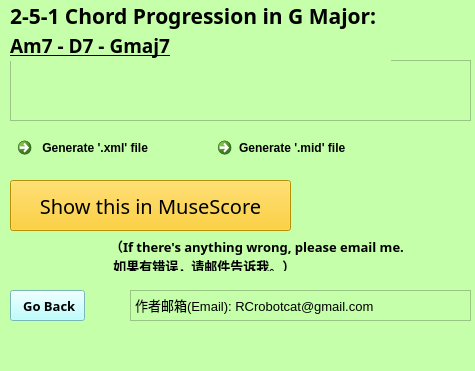
<?xml version="1.0" encoding="UTF-8"?>
<ui version="4.0">
 <class>gMaj</class>
 <widget class="QMainWindow" name="gMaj">
  <property name="geometry">
   <rect>
    <x>0</x>
    <y>0</y>
    <width>475</width>
    <height>371</height>
   </rect>
  </property>
  <property name="windowTitle">
   <string>MainWindow</string>
  </property>
  <property name="styleSheet">
   <string notr="true">background-color: rgb(197, 255, 170)</string>
  </property>
  <widget class="QWidget" name="centralwidget">
   <widget class="QListView" name="listView">
    <property name="geometry">
     <rect>
      <x>10</x>
      <y>60</y>
      <width>461</width>
      <height>61</height>
     </rect>
    </property>
    <property name="styleSheet">
     <string notr="true">border-image: url(:/Gmajor.png);</string>
    </property>
   </widget>
   <widget class="QPushButton" name="BackButton">
    <property name="geometry">
     <rect>
      <x>10</x>
      <y>290</y>
      <width>75</width>
      <height>31</height>
     </rect>
    </property>
    <property name="font">
     <font>
      <family>Microsoft JhengHei</family>
      <pointsize>10</pointsize>
      <bold>true</bold>
     </font>
    </property>
    <property name="styleSheet">
     <string notr="true">QPushButton
{
    /*背景颜色*/  
    background-color: rgb(170, 255, 255);   
    color:black;
      
}
QPushButton:pressed
{
    
    /*按下时字向右移动4像素*/  
    padding-left:4px;
    /*按下时字向下移动4像素*/  
    padding-top:4px;
}</string>
    </property>
    <property name="text">
     <string> Go Back</string>
    </property>
   </widget>
   <widget class="QLabel" name="major_keys">
    <property name="geometry">
     <rect>
      <x>10</x>
      <y>0</y>
      <width>381</width>
      <height>31</height>
     </rect>
    </property>
    <property name="font">
     <font>
      <family>Baskerville Old Face</family>
      <pointsize>16</pointsize>
      <italic>false</italic>
      <bold>true</bold>
      <underline>false</underline>
     </font>
    </property>
    <property name="text">
     <string>2-5-1 Chord Progression in G Major: </string>
    </property>
   </widget>
   <widget class="QLabel" name="major_keys_2">
    <property name="geometry">
     <rect>
      <x>10</x>
      <y>30</y>
      <width>381</width>
      <height>31</height>
     </rect>
    </property>
    <property name="font">
     <font>
      <family>Ink Free</family>
      <pointsize>14</pointsize>
      <italic>false</italic>
      <bold>true</bold>
      <underline>true</underline>
     </font>
    </property>
    <property name="text">
     <string>Am7 - D7 - Gmaj7</string>
    </property>
   </widget>
   <widget class="QCommandLinkButton" name="generate_mid">
    <property name="geometry">
     <rect>
      <x>210</x>
      <y>130</y>
      <width>181</width>
      <height>41</height>
     </rect>
    </property>
    <property name="styleSheet">
     <string notr="true">QCommandLinkButton
{
    /*背景颜色*/  
    background-color: rgb(211, 207, 255);   
    color:black;
      
}
QCommandLinkButton:pressed
{
    
    /*按下时字向右移动4像素*/  
    padding-left:4px;
    /*按下时字向下移动4像素*/  
    padding-top:4px;
}</string>
    </property>
    <property name="text">
     <string>Generate '.mid' file</string>
    </property>
   </widget>
   <widget class="QPushButton" name="showInMuseScore">
    <property name="geometry">
     <rect>
      <x>10</x>
      <y>180</y>
      <width>281</width>
      <height>51</height>
     </rect>
    </property>
    <property name="font">
     <font>
      <family>Eras Bold ITC</family>
      <pointsize>15</pointsize>
     </font>
    </property>
    <property name="styleSheet">
     <string notr="true">QPushButton
{
    /*背景颜色*/  
    background-color: rgb(255, 201, 6);   
    color:black;
      
}
QPushButton:pressed
{
    
    /*按下时字向右移动4像素*/  
    padding-left:4px;
    /*按下时字向下移动4像素*/  
    padding-top:4px;
}</string>
    </property>
    <property name="text">
     <string>Show this in MuseScore</string>
    </property>
   </widget>
   <widget class="QTextBrowser" name="textBrowser">
    <property name="geometry">
     <rect>
      <x>130</x>
      <y>290</y>
      <width>341</width>
      <height>31</height>
     </rect>
    </property>
    <property name="html">
     <string>&lt;!DOCTYPE HTML PUBLIC &quot;-//W3C//DTD HTML 4.0//EN&quot; &quot;http://www.w3.org/TR/REC-html40/strict.dtd&quot;&gt;
&lt;html&gt;&lt;head&gt;&lt;meta name=&quot;qrichtext&quot; content=&quot;1&quot; /&gt;&lt;meta charset=&quot;utf-8&quot; /&gt;&lt;style type=&quot;text/css&quot;&gt;
p, li { white-space: pre-wrap; }
hr { height: 1px; border-width: 0; }
li.unchecked::marker { content: &quot;\2610&quot;; }
li.checked::marker { content: &quot;\2612&quot;; }
&lt;/style&gt;&lt;/head&gt;&lt;body style=&quot; font-family:'Microsoft YaHei UI'; font-size:9pt; font-weight:400; font-style:normal;&quot;&gt;
&lt;p style=&quot; margin-top:0px; margin-bottom:0px; margin-left:0px; margin-right:0px; -qt-block-indent:0; text-indent:0px;&quot;&gt;&lt;span style=&quot; font-size:10pt;&quot;&gt;作者邮箱(Email): RCrobotcat@gmail.com&lt;/span&gt;&lt;/p&gt;&lt;/body&gt;&lt;/html&gt;</string>
    </property>
   </widget>
   <widget class="QLabel" name="label">
    <property name="geometry">
     <rect>
      <x>110</x>
      <y>240</y>
      <width>361</width>
      <height>31</height>
     </rect>
    </property>
    <property name="font">
     <font>
      <family>新宋体</family>
      <pointsize>10</pointsize>
      <bold>true</bold>
     </font>
    </property>
    <property name="text">
     <string>（If there's anything wrong, please email me.
 如果有错误，请邮件告诉我。）</string>
    </property>
   </widget>
   <widget class="QCommandLinkButton" name="generate_xml">
    <property name="geometry">
     <rect>
      <x>10</x>
      <y>130</y>
      <width>181</width>
      <height>41</height>
     </rect>
    </property>
    <property name="styleSheet">
     <string notr="true">QCommandLinkButton
{
    /*背景颜色*/  
    background-color: rgb(211, 207, 255);   
    color:black;
      
}
QCommandLinkButton:pressed
{
    
    /*按下时字向右移动4像素*/  
    padding-left:4px;
    /*按下时字向下移动4像素*/  
    padding-top:4px;
}</string>
    </property>
    <property name="text">
     <string> Generate '.xml' file</string>
    </property>
   </widget>
  </widget>
  <widget class="QMenuBar" name="menubar">
   <property name="geometry">
    <rect>
     <x>0</x>
     <y>0</y>
     <width>475</width>
     <height>22</height>
    </rect>
   </property>
  </widget>
  <widget class="QStatusBar" name="statusbar"/>
 </widget>
 <resources>
  <include location="251pic/Gmaj.qrc"/>
 </resources>
 <connections/>
</ui>
